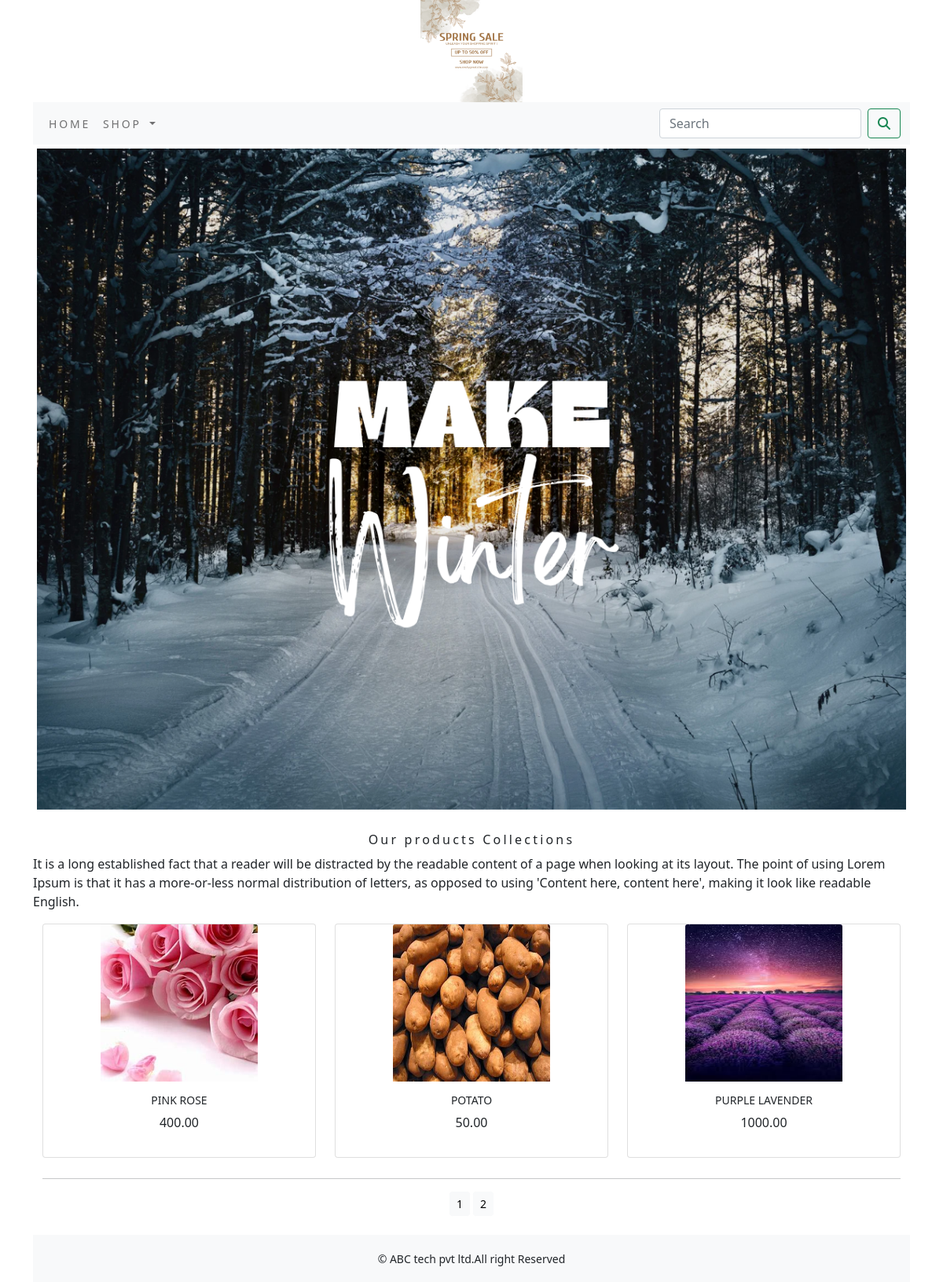
Screenshot of /shop/?page=2 with the database file from the repository.
### shop/models.py (models this page shows, shortened)
class Product(models.Model):
    name = models.CharField(max_length=250, unique=True)
    slug = models.SlugField(max_length=250, unique=True)
    description = models.TextField(blank=True)
    price=models.DecimalField(max_digits=10,decimal_places=2)
    category=models.ForeignKey(Category,on_delete=models.CASCADE)
    image = models.ImageField(upload_to='product', blank=True)
    stock=models.IntegerField()
    available=models.BooleanField(default=True)
    created=models.DateTimeField(auto_now_add=True)
    updated=models.DateTimeField(auto_now=True)
    def get_url(self):
        return reverse('shop:prodCatdetail',args=[self.category.slug,self.slug])
    class Meta:
        ordering=('name',)
        verbose_name='product'
        verbose_name_plural='products'

### shop/views.py (the view)
# urls.py: path('', views.allProdCat, name='allProdCat'),
def allProdCat(request,c_slug=None):
    c_page=None
    products_list=None
    if c_slug:
        c_page=get_object_or_404(Category,slug=c_slug)
        products_list=Product.objects.all().filter(category=c_page,available=True)
    else:
        products_list=Product.objects.all().filter(available=True)
    paginator=Paginator(products_list,6)
    try:
        page=int(request.GET.get('page','1'))
    except:
        page=1
    try:
        products=paginator.page(page)
    except (EmptyPage,InvalidPage):
        products=paginator.page(paginator.num_pages)
    return render(request,"category.html",{'category':c_page,'products':products})

### cart/context_processors.py (called while the page is built)
def counter(request):
    item_count=0
    if 'admin' in request.path:
        return  {}
    else:
        try:
            cart=Cart.objects.filter(cart_id=_cart_id(request))
            cart_items=CartItem.objects.all().filter(cart=cart[:1])
            for cart_item in cart_items:
                item_count += cart_item.quantity
        except Cart.DoesNotExist:
            item_count =0
        return dict(item_count=item_count)

### cart/views.py (called while the page is built)
def _cart_id(request):
    cart=request.session.session_key
    if not cart:
        cart=request.session.create()
    return cart

### shop/context_processors.py (called while the page is built)
def menu_links(request):
    links=Category.objects.all()
    return dict(links=links)

### shop/models.py (called while the page is built)
    def get_url(self):
        return reverse('shop:products_by_category',args=[self.slug])

### templates/category.html (shortened to what this page needs)
{% extends 'base.html' %}
{% load static %}
{% block content %}
<div class="mx_auto">
    {% if category %}
        <img class="my_image" src="{{category.image.url}}" alt="{{category.name}}" >
</div>
    <br>
<div>
        <h1 class="text-center my_title">{{category.name}}</h1>
        <p class="text-justify">{{category.description}}</p>
</div>
    {% else %}
<div>
    <img class="my_image my_image_padding" src="{% static 'img/winter.png' %}" alt="our products" width="150px;" height="150px;">
</div>
<br>
<div>
    <h1 class="text-center my_title"> Our products Collections</h1>
    <p class="text-justify">It is a long established fact that a reader will be distracted by the readable content of a page when looking at its layout. The point of using Lorem Ipsum is that it has a more-or-less normal distribution of letters, as opposed to using 'Content here, content here', making it look like readable English.</p>
</div>
    {% endif %}
<div class="container">
    <div class="row mx_auto">
        {% for product in products.object_list %}
        <div class="my_bottom_margin col-9 col-sm-12 col-md-4 xol-lg-4">
            <div class="card text-center" style="min-width:18rem;">
                <a href="{{product.get_url}}"><img  class="card-img-top my_image" src="{{product.image.url}}" alt="{{product.name}}" style="height:200px;width:200px;"></a>
            <div class="card-body">
                <h4>{{product.name}}</h4>
                <p>{{product.price}}</p>
            </div>
            </div>
        </div>
        {% endfor %}
    </div>
    <div class="mx-auto">
        {% if products.paginator.num_pages > 1%}
        <hr>
        <div class="text-center">
            {% for pg in products.paginator.page_range %}
                <a href="?page={{pg}}" class="btn btn-light btn-sm {% if products.number == pg %} active {% endif %}">{{pg}}</a>
            {% endfor %}
        </div>
        {% endif %}
    </div>
    <br>
</div>
{% endblock %}

### static/css/custom.css (style rules this page uses)
body { font-family: 'Roboto', sans-serif; }
.my_image { width:100%; height:auto; }
.my_title { font-size:16px; text_transform:uppercase; letter-spacing:.2em; }
.my_image_padding { padding:5px; }
.my_bottom_margin { margin-bottom:10px; }
.card-body h4 { font-size:14px; text-transform:uppercase; latter-spacing:.2em; }

### rows the page displays
Product: image (picture), name "PINK ROSE", price "400.00"
Product: image (picture), name "POTATO", price "50.00"
Product: image (picture), name "PURPLE LAVENDER", price "1000.00"

### other values shown
{{ pg }} "1" "2"
